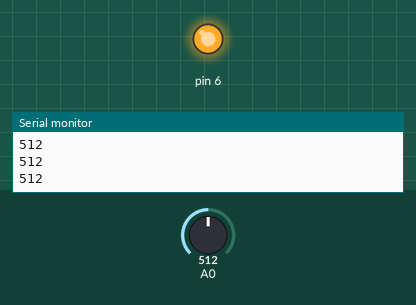
This sketch was run on a simulated Arduino Uno, built with avr-gcc and run on an emulated ATmega328P. Parts: output pins drawn as LEDs (lit = HIGH), the last lines printed to the serial monitor. The inputs (shaded band) are chosen by the test bench; at power-on: A0 = 512.

Above: at 1.2 s.
1.3 s: A0 set to 484
At 2.4 s:
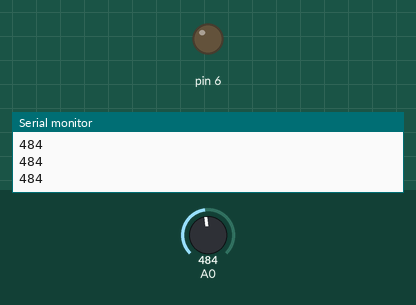
2.8 s: A0 set to 510
At 3.7 s:
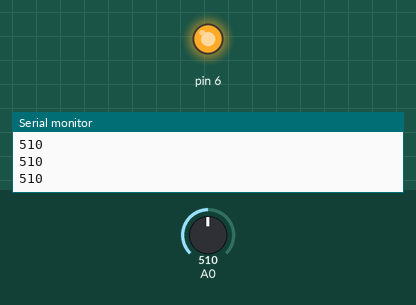
4.3 s: A0 set to 490
At 4.8 s:
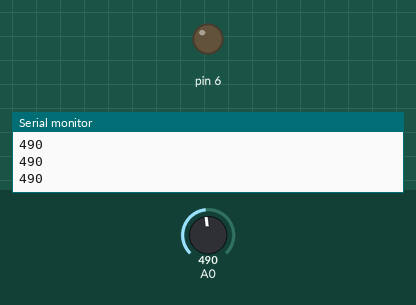
Timing chart, 0 to 7.3 s (numbered marks = the images above; inputs shaded):
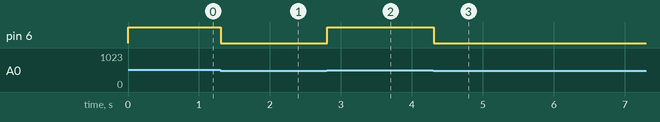

Measured:
- the behaviour switches between 500 and 499 on A0 (found by bisection; images 0 and 1)
- after the input at 1.3 s, pin 6: HIGH → LOW at once
- after the input at 2.8 s, pin 6: LOW → HIGH at once
- after the input at 4.3 s, pin 6: HIGH → LOW at once

The sketch:

smooth_jaban_rottis1.ino
```cpp
void setup()
{
  Serial.begin(9600);
  pinMode(6, OUTPUT);
}

void loop()
{
  //For digitalWrite
  /*digitalWrite(6,1);*/

  //For analogWrite
  /*analogWrite(6,100);*/

  int a = analogRead(A0);
  Serial.println(a);
  /*int b = map(a,6,679,0,255);
  Serial.println(b);*/
  if(a<500)
  {
    digitalWrite(6,0);
  }
  else
  {
    digitalWrite(6,1);
  }
}
```
